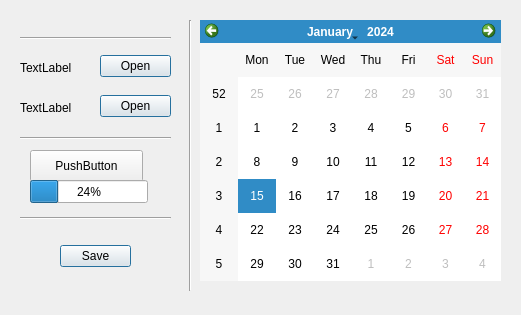
<?xml version="1.0" encoding="UTF-8"?>
<ui version="4.0">
 <class>Form</class>
 <widget class="QWidget" name="Form">
  <property name="geometry">
   <rect>
    <x>0</x>
    <y>0</y>
    <width>521</width>
    <height>315</height>
   </rect>
  </property>
  <property name="windowTitle">
   <string>Form</string>
  </property>
  <widget class="QDialogButtonBox" name="buttonBox">
   <property name="geometry">
    <rect>
     <x>100</x>
     <y>50</y>
     <width>71</width>
     <height>32</height>
    </rect>
   </property>
   <property name="standardButtons">
    <set>QDialogButtonBox::Open</set>
   </property>
  </widget>
  <widget class="QLabel" name="label">
   <property name="geometry">
    <rect>
     <x>20</x>
     <y>60</y>
     <width>60</width>
     <height>16</height>
    </rect>
   </property>
   <property name="text">
    <string>TextLabel</string>
   </property>
  </widget>
  <widget class="QLabel" name="label_2">
   <property name="geometry">
    <rect>
     <x>20</x>
     <y>100</y>
     <width>60</width>
     <height>16</height>
    </rect>
   </property>
   <property name="text">
    <string>TextLabel</string>
   </property>
  </widget>
  <widget class="QDialogButtonBox" name="buttonBox_2">
   <property name="geometry">
    <rect>
     <x>100</x>
     <y>90</y>
     <width>71</width>
     <height>32</height>
    </rect>
   </property>
   <property name="standardButtons">
    <set>QDialogButtonBox::Open</set>
   </property>
  </widget>
  <widget class="QPushButton" name="pushButton">
   <property name="geometry">
    <rect>
     <x>30</x>
     <y>150</y>
     <width>113</width>
     <height>32</height>
    </rect>
   </property>
   <property name="text">
    <string>PushButton</string>
   </property>
  </widget>
  <widget class="QProgressBar" name="progressBar">
   <property name="geometry">
    <rect>
     <x>30</x>
     <y>180</y>
     <width>118</width>
     <height>23</height>
    </rect>
   </property>
   <property name="value">
    <number>24</number>
   </property>
  </widget>
  <widget class="QDialogButtonBox" name="buttonBox_3">
   <property name="geometry">
    <rect>
     <x>60</x>
     <y>240</y>
     <width>71</width>
     <height>32</height>
    </rect>
   </property>
   <property name="standardButtons">
    <set>QDialogButtonBox::Save</set>
   </property>
  </widget>
  <widget class="Line" name="line">
   <property name="geometry">
    <rect>
     <x>20</x>
     <y>30</y>
     <width>151</width>
     <height>16</height>
    </rect>
   </property>
   <property name="orientation">
    <enum>Qt::Horizontal</enum>
   </property>
  </widget>
  <widget class="Line" name="line_2">
   <property name="geometry">
    <rect>
     <x>20</x>
     <y>130</y>
     <width>151</width>
     <height>16</height>
    </rect>
   </property>
   <property name="orientation">
    <enum>Qt::Horizontal</enum>
   </property>
  </widget>
  <widget class="Line" name="line_3">
   <property name="geometry">
    <rect>
     <x>20</x>
     <y>210</y>
     <width>151</width>
     <height>16</height>
    </rect>
   </property>
   <property name="orientation">
    <enum>Qt::Horizontal</enum>
   </property>
  </widget>
  <widget class="Line" name="line_4">
   <property name="geometry">
    <rect>
     <x>180</x>
     <y>20</y>
     <width>20</width>
     <height>271</height>
    </rect>
   </property>
   <property name="orientation">
    <enum>Qt::Vertical</enum>
   </property>
  </widget>
  <widget class="QCalendarWidget" name="calendarWidget">
   <property name="geometry">
    <rect>
     <x>200</x>
     <y>20</y>
     <width>301</width>
     <height>261</height>
    </rect>
   </property>
  </widget>
 </widget>
 <resources/>
 <connections/>
</ui>
